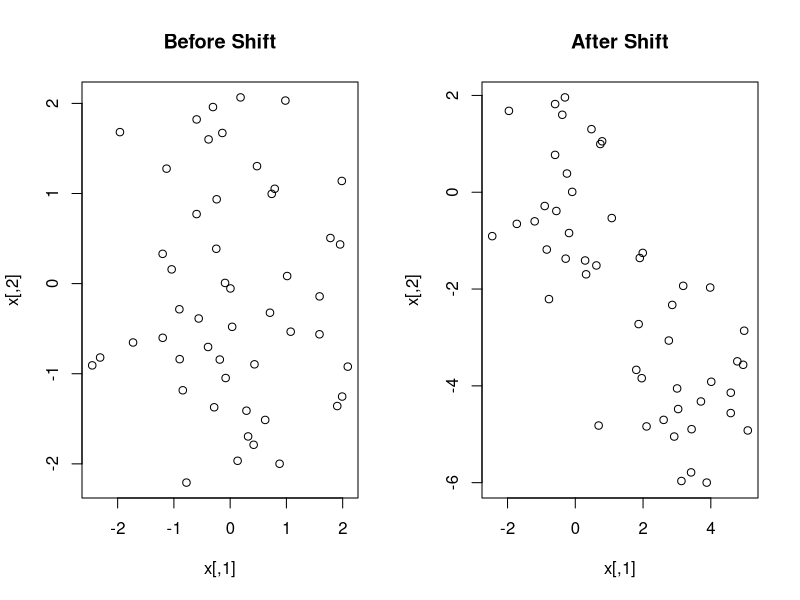
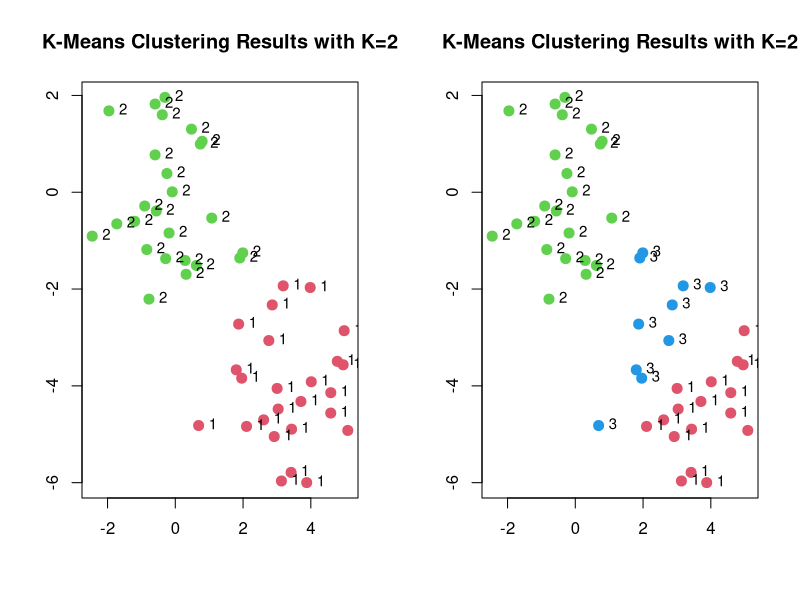
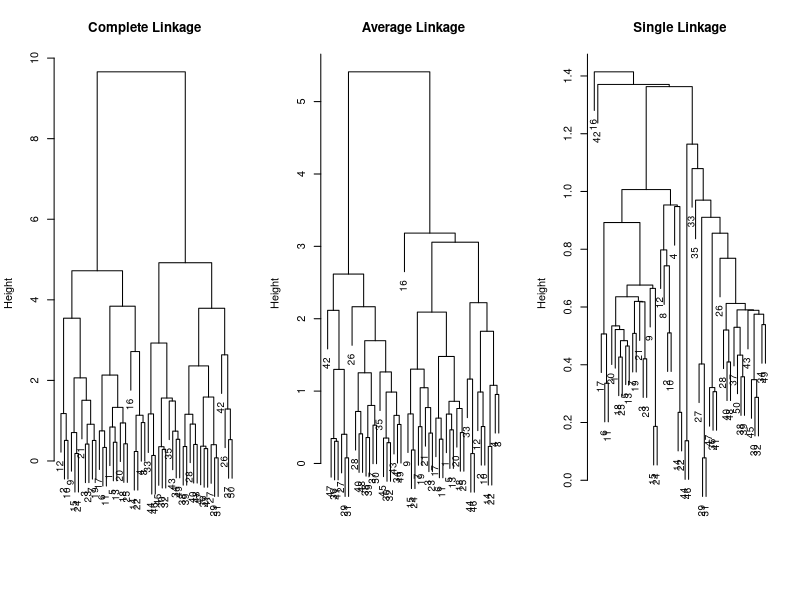
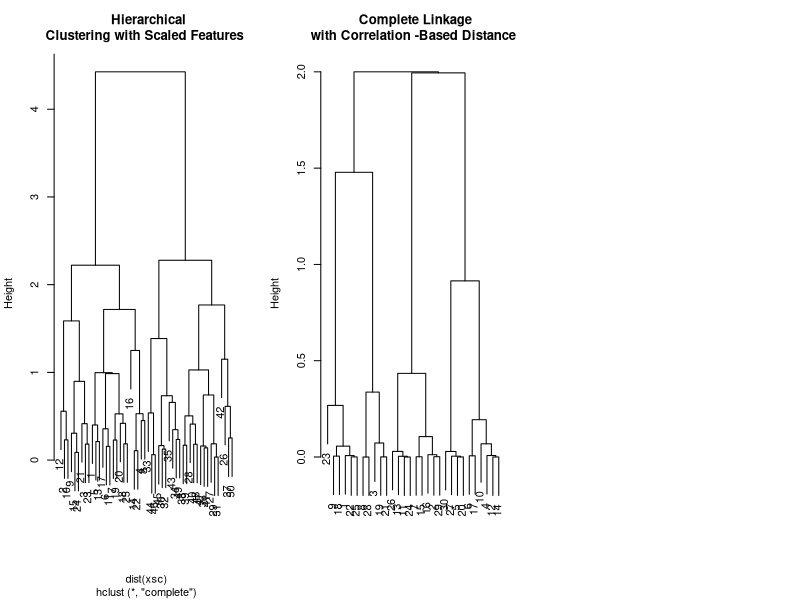

Write the R code that produced these figures, in order.
## ---- chunk 1
knitr::opts_chunk$set(echo = TRUE)
## ---- chunk 2
par(mfrow=c(1,2))
set.seed(2)
x <- matrix(rnorm (50*2), ncol=2) # Create a 50 X 2 matrix with samples from a 
                               # normal distribution
plot(x, main = 'Before Shift')

x[1:25,1] <- x[1:25,1]+3   # Move half the points 3 units right and 
x[1:25,2] <- x[1:25,2]-4   # 4 units down

plot(x,main = 'After Shift')
## ---- chunk 3
km.out <- kmeans (x,2, nstart =20) # kmeans(x, centers, iter.max = 10, nstart = 1,
                                   # algorithm = c("Hartigan-Wong", "Lloyd", "Forgy",
km.out$cluster                     # "MacQueen"), trace=FALSE)

## ---- chunk 4
plot(x, col=(km.out$cluster +1), 
  main="K-Means Clustering Results with K=2", 
  xlab="", ylab="", pch=20, cex=2)
text(x, labels=km.out$cluster,cex=0.9, font=10,pos=4)
## ---- chunk 5
# Plot eg code once PCA is done
## ---- chunk 6
set.seed(4)
km.out <- kmeans (x,3, nstart = 20)
km.out
## ---- chunk 7
plot(x, col=(km.out$cluster +1), 
  main="K-Means Clustering Results with K=2", 
  xlab="", ylab="", pch=20, cex=2)
text(x, labels=km.out$cluster,cex=0.9, font=10,pos=4)
## ---- chunk 8
set.seed(3)
km.out <- kmeans (x, centers = 3, nstart =1) # nstart: if centers is a number how 
                                  #         many random sets should be chosen?
km.out$tot.withinss
## ---- chunk 9
set.seed(3)
km.out <- kmeans (x, centers = 3, nstart =20)
km.out$tot.withinss
## ---- chunk 10
hc.complete <- hclust(dist(x), method="complete") # tells type of cluster method, type of distance used, and total data points
## ---- chunk 11
hc.average <- hclust(dist(x), method ="average")
hc.single <- hclust(dist(x), method ="single")
## ---- chunk 12
par(mfrow=c(1,3))
plot(hc.complete ,main="Complete Linkage ", xlab="", sub="",
cex=.9) # produces a cleaner plot that is easy to follow

plot(hc.average , main="Average Linkage", xlab="", sub="",
cex=.9)

plot(hc.single , main="Single Linkage", xlab="", sub="",
cex=.9) # produces branches for every single observation. Not the most comprehensive heirachrical plotting method
## ---- chunk 13
cutree(hc.complete , 2) # Shows complete separation of clusters classes
## ---- chunk 14
cutree(hc.average , 2)
## ---- chunk 15
cutree(hc.single , 2)
## ---- chunk 16
cutree(hc.single , 4)
## ---- chunk 17
xsc=scale(x)
plot(hclust(dist(xsc), method ="complete"), main=" Hierarchical
Clustering with Scaled Features ")
## ---- chunk 18
x=matrix(rnorm (30*3), ncol=3)
dd=as.dist(1-cor(t(x)))
plot(hclust(dd, method ="complete"), main=" Complete Linkage
with Correlation -Based Distance", xlab="", sub ="")
